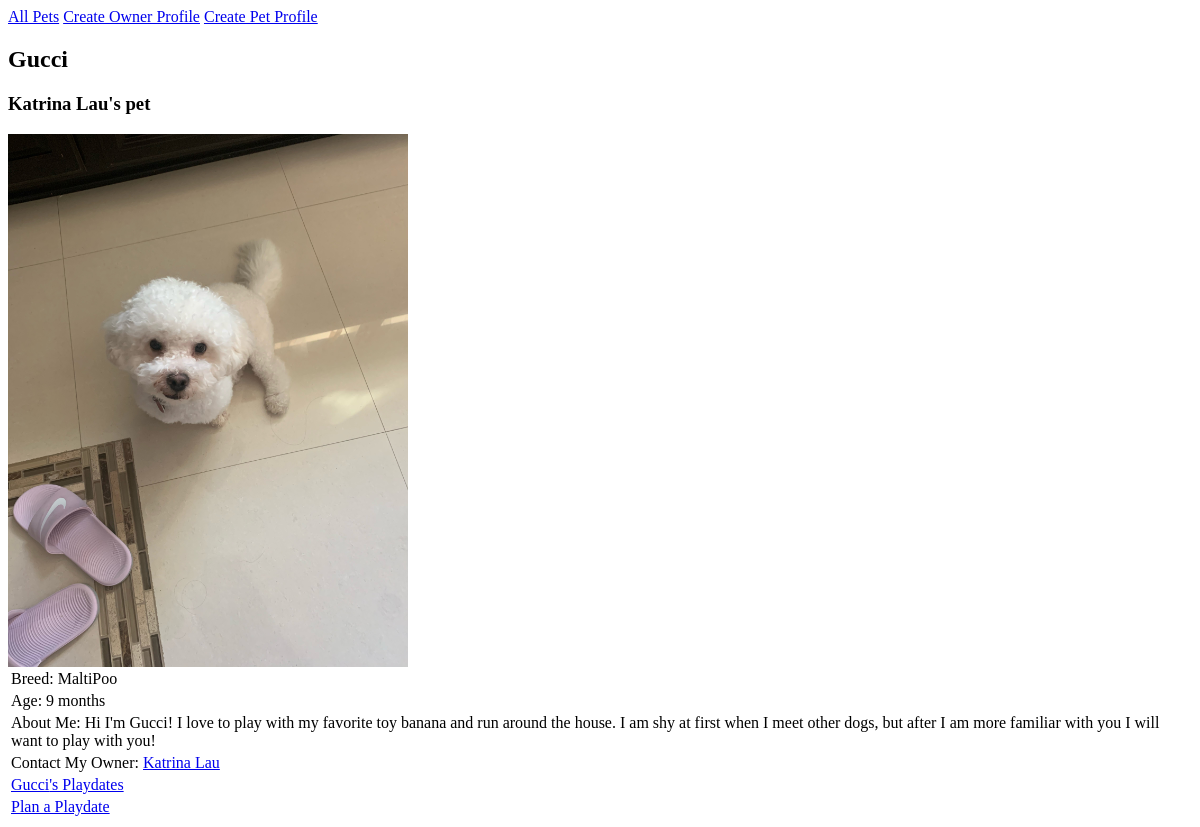
/project/pet/1, run on an earlier commit of the app's database.
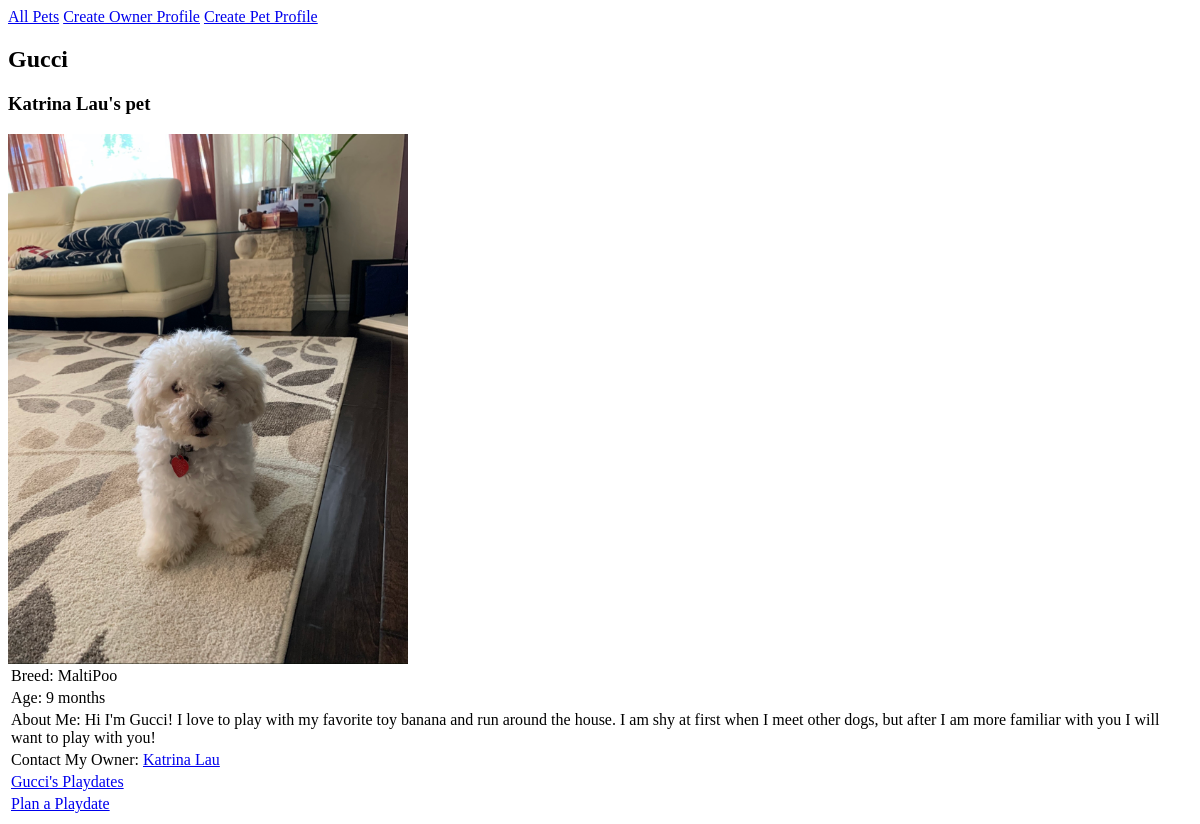
And on a later commit of the database.
### project/models.py (models this page shows, shortened)
class Pet(models.Model):
    name = models.TextField(blank=True)
    breed = models.TextField(blank=True)
    age = models.TextField(blank=True)
    image = models.ImageField(blank=True)
    blurb = models.TextField(blank=True)
    owner = models.ForeignKey(Owner, on_delete=models.CASCADE)

class Owner(models.Model):
    first_name = models.TextField(blank=True)
    last_name = models.TextField(blank=True)
    email = models.TextField(blank=True)
    city = models.TextField(blank=True)
    phone = models.TextField(blank=True)
    def __str__(self):
        return f'{self.first_name} {self.last_name}'

### project/views.py (the view)
# urls.py: path('pet/<int:pk>', ShowPetPageView.as_view(), name="show_pet_page"),
class ShowPetPageView(DetailView):
    model = Pet
    template_name = "project/show_pet_page.html"
    context_object_name = "pet"

### project/templates/project/show_pet_page.html
{% extends 'project/base.html' %}
{% block content %}
<h2>{{pet.name}}</h2>
<h3>{{pet.owner}}'s pet</h3>
<img src="{{pet.image.url}}" style="max-width: 400;">
<table>
    <tr>
        <td>Breed: {{pet.breed}}</td>
    </tr>
    <tr>
        <td>Age: {{pet.age}}</td>
    </tr>
    <tr>
        <td>About Me: {{pet.blurb}}</td>
    </tr>
    <tr>
        <td>Contact My Owner: <a href="{% url 'show_owner_page' pet.pk %}">{{pet.owner}}</a></td>
    </tr>
    <tr>
        <td><a href="{% url 'show_all_playdates' %}">{{pet.name}}'s Playdates</a></td>
    </tr>
    <tr>
        <td><a href="{% url 'create_playdate_form' %}">Plan a Playdate</a></td>
    </tr>
</table>
{% endblock %}

What changed in the data, as far as the page shows it:
changed Pet "Gucci": image: a different picture
